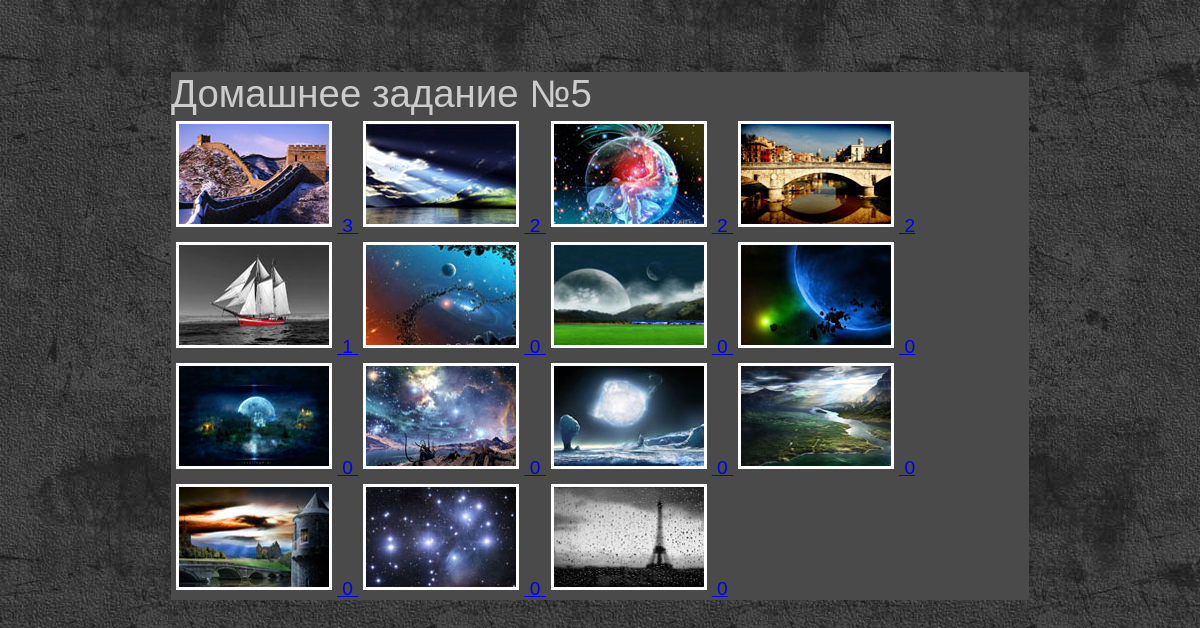
/lesson5/index.php, run on the app's committed database.
### tables this page shows
CREATE TABLE `galleries` (
  `id` int(11) NOT NULL,
  `name` varchar(255) NOT NULL,
  `views` int(11) NOT NULL DEFAULT '0'
);

### lesson5/index.php (called while the page is built, shortened)
<?php
$title = "Домашнее задание №5";
$galleries =  Galleries::find()->orderBy("views DESC")->all();
include "templates/list.php";

### lesson5/common/DbRecord.php (called while the page is built, shortened)
<?php
require __DIR__ . '\Query.php';
class DbRecord
{
    public static function find()
    {
        return (new Query(get_called_class()));
    }
}

### lesson5/common/traits/QueryTrait.php (called while the page is built, shortened)
<?php
trait QueryTrait
{
    public function execute(&$query)
    {
        $query->execute();
    }
    public function orderBy($sort)
    {
        $this->sort = $sort;
        return $this;
    }
}

### lesson5/common/Query.php (called while the page is built, shortened)
<?php
require __DIR__ . '\traits\QueryTrait.php';
class Query
{
    protected $modelClass;
    public static $queryString = null;
    public function getModelClass()
    {
        return $this->modelClass;
    }
    public function setModelClass($modelClass)
    {
        $this->modelClass = $modelClass;
    }
    public function getTableName()
    {
        $class = explode("\\", $this->getModelClass());
        $last_key = sizeof($class) - 1;
        return $class[$last_key];
    }
    public function getQueryString()
    {
        if (is_null(static::$queryString)) {
            static::$queryString = "SELECT * FROM" . " " . $this->getTableName();
        }
        return static::$queryString;
    }
    public function all()
    {
        $query = $this->getQueryBuilder();
        return $query->fetchAll();
    }
    public function getQuery(string $query, array $params = [])
    {
        $conn = $this->getDbConnect();
        $query = $conn->prepare($query);
        return $query;
    }
    protected function populate(&$queryString)
    {
        $string = "";
        if ($this->sort) {
            $string .= " ORDER BY " . $this->sort;
        }
    }
    protected function getQueryBuilder()
    {
        $queryString = $this->getQueryString();
        $this->populate($queryString);
        $query = $this->getQuery($queryString, $this->where);
        $query->setFetchMode(PDO::FETCH_CLASS, $this->getModelClass());
        $this->execute($query);
        return $query;
    }
    private function getDbConnect()
    {
        static $connect = null;
        if (is_null($connect)) {
            $conn = new Connection();
            $connect = $conn->getDb();
        }
        return $connect;
    }
}

### lesson5/templates/list.php (the view, shortened to what this page needs)
<!DOCTYPE html>
<html lang="ru">
<head>
    <link rel="stylesheet" href="<?= STYLE_DIR ?>"/>
</head>
<body>
<div id="main">
    <div class="post_title">
        <h2><?= $title ?></h2>
    </div>
    <div class="gallery">
        <? if ($galleries) : ?>
            <? foreach ($galleries as $item) : ?>
                <a rel="gallery" class="photo" href="<?= "/gallery.php?id={$item->id}" ?>">
                    <img alt="<?= $item->name ?>" src="<?= 'src/gallery_img/small/' . $item->name ?>" width="150"
                         height="100"/>
                    <span><?= $item->views ?></span>
                </a>
            <? endforeach; ?>
        <? else: ?>
            <p class="red">Галлерея пуста</p>
        <? endif; ?>
    </div>
</div>
</body>
</html>

### lesson5/src/style.css (style rules this page uses)
body { background: #444 url('img/body.jpg'); color: #444; font: normal 1.2em Verdana,Arial,sans-serif; height: 100%; padding-bottom: 1px; padding-top: 64px; }
.gallery img { margin:5px; border:3px solid #fff; }
#main { width:858px; margin:0 auto; background: #4A4A4A; color: #CCC; }
.post_title h2 { font: normal 2em Arial,sans-serif; margin: 0; padding: 0; }

### data on the page
galleries: name (picture), views "3"
galleries: name (picture), views "2"
galleries: name (picture), views "2"
galleries: name (picture), views "2"
galleries: name (picture), views "1"
galleries: name (picture), views "0"
galleries: name (picture), views "0"
galleries: name (picture), views "0"
galleries: name (picture), views "0"
galleries: name (picture), views "0"
galleries: name (picture), views "0"
galleries: name (picture), views "0"
galleries: name (picture), views "0"
galleries: name (picture), views "0"
galleries: name (picture), views "0"

### other printed values
$title "Домашнее задание №5"
